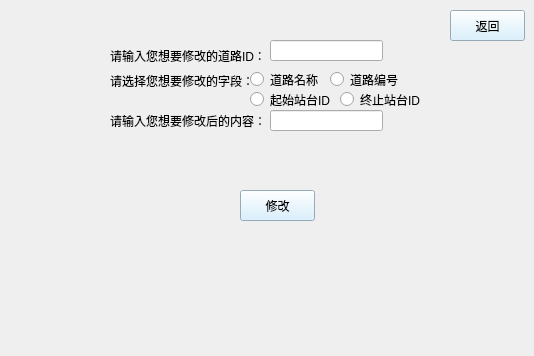
<?xml version="1.0" encoding="UTF-8"?>
<ui version="4.0">
 <class>change_road</class>
 <widget class="QWidget" name="change_road">
  <property name="geometry">
   <rect>
    <x>0</x>
    <y>0</y>
    <width>534</width>
    <height>356</height>
   </rect>
  </property>
  <property name="minimumSize">
   <size>
    <width>534</width>
    <height>356</height>
   </size>
  </property>
  <property name="maximumSize">
   <size>
    <width>534</width>
    <height>356</height>
   </size>
  </property>
  <property name="windowTitle">
   <string>Form</string>
  </property>
  <property name="styleSheet">
   <string notr="true">#change_road{image: url(:/new/prefix1/bus.jpg);}</string>
  </property>
  <widget class="QLabel" name="label">
   <property name="geometry">
    <rect>
     <x>110</x>
     <y>40</y>
     <width>161</width>
     <height>31</height>
    </rect>
   </property>
   <property name="text">
    <string>请输入您想要修改的道路ID：</string>
   </property>
  </widget>
  <widget class="QLineEdit" name="idEdit">
   <property name="geometry">
    <rect>
     <x>270</x>
     <y>40</y>
     <width>113</width>
     <height>21</height>
    </rect>
   </property>
  </widget>
  <widget class="QLabel" name="label_2">
   <property name="geometry">
    <rect>
     <x>110</x>
     <y>70</y>
     <width>181</width>
     <height>21</height>
    </rect>
   </property>
   <property name="text">
    <string>请选择您想要修改的字段：</string>
   </property>
  </widget>
  <widget class="QRadioButton" name="nameButton">
   <property name="geometry">
    <rect>
     <x>250</x>
     <y>70</y>
     <width>95</width>
     <height>19</height>
    </rect>
   </property>
   <property name="text">
    <string>道路名称</string>
   </property>
  </widget>
  <widget class="QRadioButton" name="numButton">
   <property name="geometry">
    <rect>
     <x>330</x>
     <y>70</y>
     <width>95</width>
     <height>19</height>
    </rect>
   </property>
   <property name="text">
    <string>道路编号</string>
   </property>
  </widget>
  <widget class="QRadioButton" name="startButton">
   <property name="geometry">
    <rect>
     <x>250</x>
     <y>90</y>
     <width>95</width>
     <height>19</height>
    </rect>
   </property>
   <property name="text">
    <string>起始站台ID</string>
   </property>
  </widget>
  <widget class="QRadioButton" name="endButton">
   <property name="geometry">
    <rect>
     <x>340</x>
     <y>90</y>
     <width>95</width>
     <height>19</height>
    </rect>
   </property>
   <property name="text">
    <string>终止站台ID</string>
   </property>
  </widget>
  <widget class="QLabel" name="label_3">
   <property name="geometry">
    <rect>
     <x>110</x>
     <y>110</y>
     <width>161</width>
     <height>21</height>
    </rect>
   </property>
   <property name="text">
    <string>请输入您想要修改后的内容：</string>
   </property>
  </widget>
  <widget class="QLineEdit" name="changeEdit">
   <property name="geometry">
    <rect>
     <x>270</x>
     <y>110</y>
     <width>113</width>
     <height>21</height>
    </rect>
   </property>
  </widget>
  <widget class="QPushButton" name="pushButton">
   <property name="geometry">
    <rect>
     <x>240</x>
     <y>190</y>
     <width>75</width>
     <height>31</height>
    </rect>
   </property>
   <property name="styleSheet">
    <string notr="true">background-color: rgb(208, 237, 255);</string>
   </property>
   <property name="text">
    <string>修改</string>
   </property>
  </widget>
  <widget class="QPushButton" name="pushButton_2">
   <property name="geometry">
    <rect>
     <x>450</x>
     <y>10</y>
     <width>75</width>
     <height>31</height>
    </rect>
   </property>
   <property name="styleSheet">
    <string notr="true">background-color: rgb(208, 237, 255);</string>
   </property>
   <property name="text">
    <string>返回</string>
   </property>
  </widget>
 </widget>
 <resources/>
 <connections/>
</ui>
